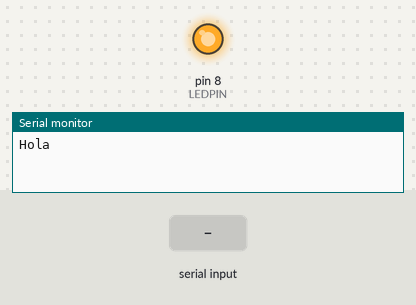
Simulated run of this sketch. Board: Arduino Uno, built with avr-gcc and run on an emulated ATmega328P. Shown: output pins drawn as LEDs (lit = HIGH), the last lines printed to the serial monitor. The inputs (shaded band) are chosen by the test bench.

Above: at 1.2 s.
1.3 s: "o" received over Serial
At 2.5 s:
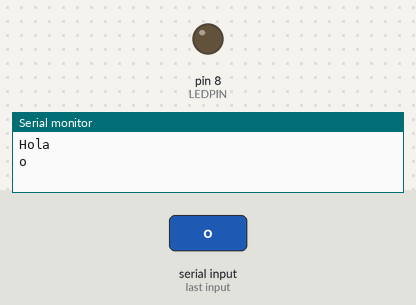
2.8 s: "1" received over Serial
Timing chart, 0 to 5.8 s (numbered marks = the images above; inputs shaded):
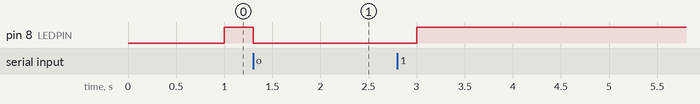

Measured:
- after the input at 1.3 s, pin 8 (LEDPIN): HIGH → LOW at once

The sketch:

octo_int_t1.ino
```cpp
//Programa de prueba para XbeeProv2

// avr-libc library includes
#include <avr/io.h>
#include <avr/interrupt.h>

#define LEDPIN 8
int aux_timer1;
int seconds;
char a;

void setup()
{

  aux_timer1 = 0;
  seconds = 0;

  Serial.begin(9600);

  pinMode(LEDPIN, OUTPUT);
  digitalWrite(LEDPIN,LOW);

  // initialize Timer1
  cli();          // Desaciva las interrupciones globales
  TCCR1A = 0;     // pone el regitro TCCR1A entero a 0
  TCCR1B = 0;     // pone el registro TCCR1B entero a 0

  // Se pone el numero con el que se desea hacer la comparacion:
  OCR1A = 15624;     //  Comparación cada un seg 15624, 31249 para dos seg,   www.engblaze.com/microcontroller-tutorial-avr-and-arduino-timer-interrupts/
  // enciende el modo CTC:
  TCCR1B |= (1 << WGM12);
  // Set CS10 and CS12 bits for 1024 prescaler -> nuevafrecuencia=frecuenciaoscilador/1024:
  TCCR1B |= (1 << CS10);
  TCCR1B |= (1 << CS12);
  // Habilira la interripcion por comparacion de tiempo para timer1
  TIMSK1 |= (1 << OCIE1A);  //datasheet 32U4
  // Activa interrupciones globales
  sei();
}

void loop()
{
  if(Serial.available())
  {
    a = Serial.read();
    Serial.println(a);

    if( a == 'o')
    digitalWrite(LEDPIN,LOW);

  }
  if(aux_timer1 == 1)
  {
    seconds++;
    if (seconds == 2)   //Considerar que se demora en este caso 1 seg en alcanzar el estado de comparacion por lo que para 3 seg la condicion debe ser para 2
    {
      seconds = 0;
      digitalWrite(LEDPIN,HIGH);
      Serial.println("Hola");
    }
    aux_timer1 = 0;
  }


}

ISR(TIMER1_COMPA_vect)   //Flag correspondiente a timer1 comparacion
{
    aux_timer1=1;
}
```
